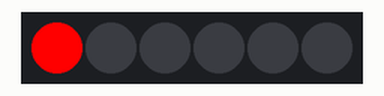
The sketch below on a simulated Arduino Uno, built with avr-gcc and run on an emulated ATmega328P. On the bench: 6 RGB LEDs in strip order, left to right.

Above: at 0.1 s.
At 7.1 s:
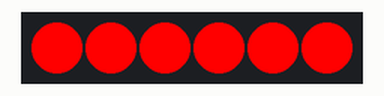
At 8.1 s:
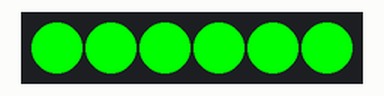
At 9.6 s:
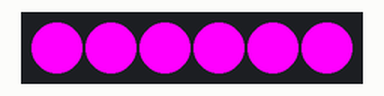
At 22.41 s:
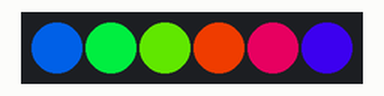
At 36.3 s:
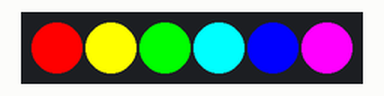
Timing chart, 0 to 40.0 s (numbered marks = the images above):
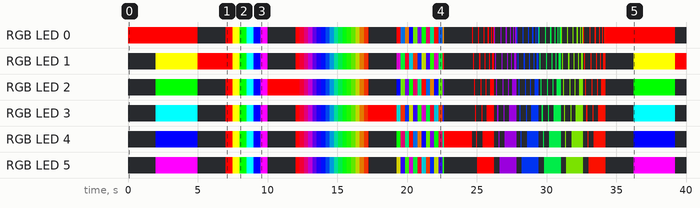

Measured:
- by itself, RGB LED 2: off → RGB(0, 255, 0) at 2.0 s, → off 3.0 s later, → RGB(255, 0, 0) 2.0 s later, → RGB(255, 255, 0) 0.50 s later, … (90 changes in this stretch)
- by itself, RGB LED 4: off → RGB(0, 0, 255) at 2.0 s, → off 3.0 s later, → RGB(255, 0, 0) 2.0 s later, → RGB(255, 255, 0) 0.50 s later, … (68 changes in this stretch)
- what the display in image 1 shows lasts 0.5 s, from 7.0 s to 7.5 s

The sketch:

NeoPixelDemo.ino
```cpp
#include <Adafruit_NeoPixel.h>

#define PIN 2
#define NUM_LEDS 6
#define NUM_COLORS 6

// Parameter 1 = number of pixels in strip
// Parameter 2 = pin number (most are valid)
// Parameter 3 = pixel type flags, add together as needed:
//   NEO_KHZ800  800 KHz bitstream (most NeoPixel products w/WS2812 LEDs)
//   NEO_KHZ400  400 KHz (classic 'v1' (not v2) FLORA pixels, WS2811 drivers)
//   NEO_GRB     Pixels are wired for GRB bitstream (most NeoPixel products)
//   NEO_RGB     Pixels are wired for RGB bitstream (v1 FLORA pixels, not v2)
Adafruit_NeoPixel strip = Adafruit_NeoPixel(NUM_LEDS, PIN, NEO_GRB + NEO_KHZ800);

// This is run once at the beginning
void setup() {
  strip.begin();
  strip.show(); // Initialize all pixels to 'off'
}

// This main loop is looped over and over
void loop() {
  setColorAll(0,0,0); // Turn all the pixels off
  setColor(0, 255,0,0); // Set the first pixel (pixel 0) to red
  delay(2000); // Delay in milliseconds. 1000ms = 1 second
  setColor(0, 0,0,0); // Turn off the second pixel

// -----------------EXAMPLE 1--------------------------------------
  // This shows a static rainbow

  setColor(0, 255,0,0); //Pixel 0 to Red
  setColor(1, 255,255,0); //Pixel 1 to Yellow
  setColor(2, 0,255,0); //Pixel 2 to Green
  setColor(3, 0,255,255); //Pixel 3 to Cyan
  setColor(4, 0,0,255); //Pixel 4 to Blue
  setColor(5, 255,0,255); //Pixel 5 to Magenta
  delay(3000);

  setColorAll(0,0,0); // Turn all the pixels off
  setColor(1, 255,0,0); // Set the second pixel (pixel 1) to red
  delay(2000); // Delay in milliseconds. 1000ms = 1 second
  setColor(1, 0,0,0); // Turn off the second pixel

// -----------------EXAMPLE 2--------------------------------------
  // This is a rainbow where all the pixels are the same color,
  // and changes are abrupt between colors

  int ms=500;
  setColorAll(255,0,0); //Pixel 0 to Red
  delay(ms);
  setColorAll(255,255,0); //Pixel 1 to Yellow
  delay(ms);
  setColorAll(0,255,0); //Pixel 2 to Green
  delay(ms);
  setColorAll(0,255,255); //Pixel 3 to Cyan
  delay(ms);
  setColorAll(0,0,255); //Pixel 4 to Blue
  delay(ms);
  setColorAll(255,0,255); //Pixel 5 to Magenta
  delay(ms);

  setColorAll(0,0,0); // Turn all the pixels off
  setColor(2, 255,0,0); // Set the third pixel (pixel 2) to red
  delay(2000); // Delay in milliseconds. 1000ms = 1 second
  setColor(2, 0,0,0); // Turn off the third pixel

// -----------------EXAMPLE 3--------------------------------------
  // This is a rainbow where all the pixels are the same color,
  // and changes fade between colors

  for(int j=0; j<256; j++) {
    for(int i=0; i<NUM_LEDS; i++) {
      strip.setPixelColor(i, Wheel(j));
    }
    strip.show();
    delay(20); //in milliseconds
  }

  setColorAll(0,0,0); // Turn all the pixels off
  setColor(3, 255,0,0); // Set the fourth pixel (pixel 3) to red
  delay(2000); // Delay in milliseconds. 1000ms = 1 second
  setColor(3, 0,0,0); // Turn off the fourth pixel

// -----------------EXAMPLE 4--------------------------------------
  // Fading rainbow where each pixel is a different color

  for(int j=0; j<256*5; j++) { // 5 cycles of all colors on wheel
    for(int i=0; i< strip.numPixels(); i++) {
      strip.setPixelColor(i, Wheel(((i * 256 / strip.numPixels()) + j) % 255));
    }
    strip.show();
    delay(2); //in milliseconds
  }

  setColorAll(0,0,0); // Turn all the pixels off
  setColor(4, 255,0,0); // Set the fifth pixel (pixel 4) to red
  delay(2000); // Delay in milliseconds. 1000ms = 1 second
  setColor(4, 0,0,0); // Turn off the fifth pixel

// -----------------EXAMPLE 5--------------------------------------
  // nifty "falling and stacking in different colors" effect
  for(int color=0; color<255; color+= 50){ // "wheel()" takes values from 0 to 255. This loop does color 0, 50, 100, 200, and 250
    for(int lightsThatAreAlreadyOn = 0; lightsThatAreAlreadyOn < NUM_LEDS; lightsThatAreAlreadyOn++){
      for(int lightThatIsOn = 0; lightThatIsOn < NUM_LEDS - lightsThatAreAlreadyOn; lightThatIsOn++){
       setColor(lightThatIsOn, Wheel(color));
       delay(75);
       setColor(lightThatIsOn, 0,0,0);
      }
      setColor(NUM_LEDS - lightsThatAreAlreadyOn - 1, Wheel(color)); // after a color falls, set it to the farthest LED that doesn't already have a color
    }
    setColorAll(0,0,0);
  }
} // End of main loop


// HELPER FUNCTIONS

// Sets pixel i to an RGB color and then shows the strip
void setColor(int i, byte red, byte green, byte blue) {
  strip.setPixelColor(i, red,green,blue);
  strip.show();
} // End of setColor

void setColor(int i, uint32_t wheelColor){
  strip.setPixelColor(i, wheelColor);
  strip.show();
}

// Sets all the pixels to an RGB color and then shows the strip
void setColorAll(byte red, byte green, byte blue) {
  for(int i = 0; i < NUM_LEDS; i++ ) {
    strip.setPixelColor(i, red,green,blue);
  }
  strip.show();
} // End of setColorAll

void setColorAll(uint32_t wheelColor){
  for(int i = 0; i < NUM_LEDS; i++ ) {
    strip.setPixelColor(i, wheelColor);
  }
  strip.show();
}


// Causes num pixels to light up as red, one at a time
void countdown(int num, byte red, byte green, byte blue) {
  setColorAll(0,0,0);
  for (int i=0; i<num; i++) {
    setColor(i, red,green,blue);
    delay(500);
    setColor(i, 0,0,0);
  }
} // End of countdown


// This returns a value that can be used to set a color of a pixel
uint32_t Wheel(byte WheelPos) {

  if(WheelPos < 85) {
    //As position goes from 0 to 84, red lowers and blue rises by 3
    return strip.Color(255 - WheelPos * 3, 0, WheelPos * 3);
  }

  else if(WheelPos < 170) {
    //As position goes from 85 to 169, green rises and blue lowers by 3
    WheelPos -= 85; //To get a value between 0 and 84
    return strip.Color(0, WheelPos * 3, 255 - WheelPos * 3);
  }

  else if(WheelPos < 256) {
    //As position goes from 170-255, red rises and green lowers by 3
    WheelPos -= 170; //To get a value between 0 and 84
    return strip.Color(WheelPos * 3, 255 - WheelPos * 3, 0);
  }
} // End of Wheel
```
